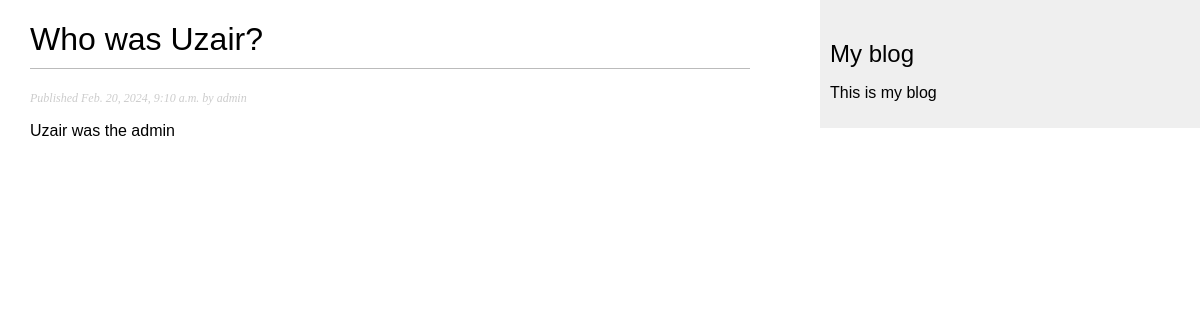
Page /blog/1/ on the committed database.
### blog/models.py (models this page shows, shortened)
class Post(models.Model):
    class Status(models.TextChoices):
        DRAFT = 'DF' , 'Draft'
        PUBLISHED = 'PB' , 'Published'
    title = models.CharField(max_length = 250)
    slug = models.SlugField(max_length = 250)
    author = models.ForeignKey(User,
                               on_delete = models.CASCADE,
                               related_name = 'blog_posts')
    body = models.TextField()
    publish = models.DateTimeField(default = timezone.now)
    created = models.DateTimeField(auto_now_add = True)
    updated = models.DateTimeField(auto_now = True)
    status = models.CharField(max_length = 2,
                              choices = Status.choices,
                              default = Status.DRAFT)
    objects = models.Manager() #default manager
    published = PublishedManager() #custom manager
    class Meta:
        ordering = ['-publish']
        indexes = [
            models.Index(fields=['-publish']),
        ]

### blog/views.py (the view)
# urls.py: path('<int:id>/', views.post_detail, name='post_detail'),
def post_detail(request, id):
    post = get_object_or_404(Post,                  #simple
                             id = id,
                             status = Post.Status.PUBLISHED)
    return render(request,
                  'blog/post/detail.html',
                  {'post' : post})

### blog/templates/blog/post/detail.html (shortened to what this page needs)
{% extends "blog/base.html" %}
{% block content %}
    <h1>{{ post.title }}</h1>
    <p class="date">
        Published {{ post.publish }} by {{ post.author }}
    </p>
    {{ post.body|linebreaks }}
{% endblock content %}

### blog/static/css/blog.css (style rules this page uses)
body { margin:0; padding:0; font-family:helvetica, sans-serif; }
h1 { font-weight:normal; border-bottom:1px solid #bbb; padding:0 0 10px 0; }
p.date { color:#ccc; font-family: georgia, serif; font-size: 12px; font-style: italic; }

### rows in the picture
Post: title "Who was Uzair?", publish "Feb. 20, 2024, 9:10 a.m.", author "admin", body "Uzair was the admin"
